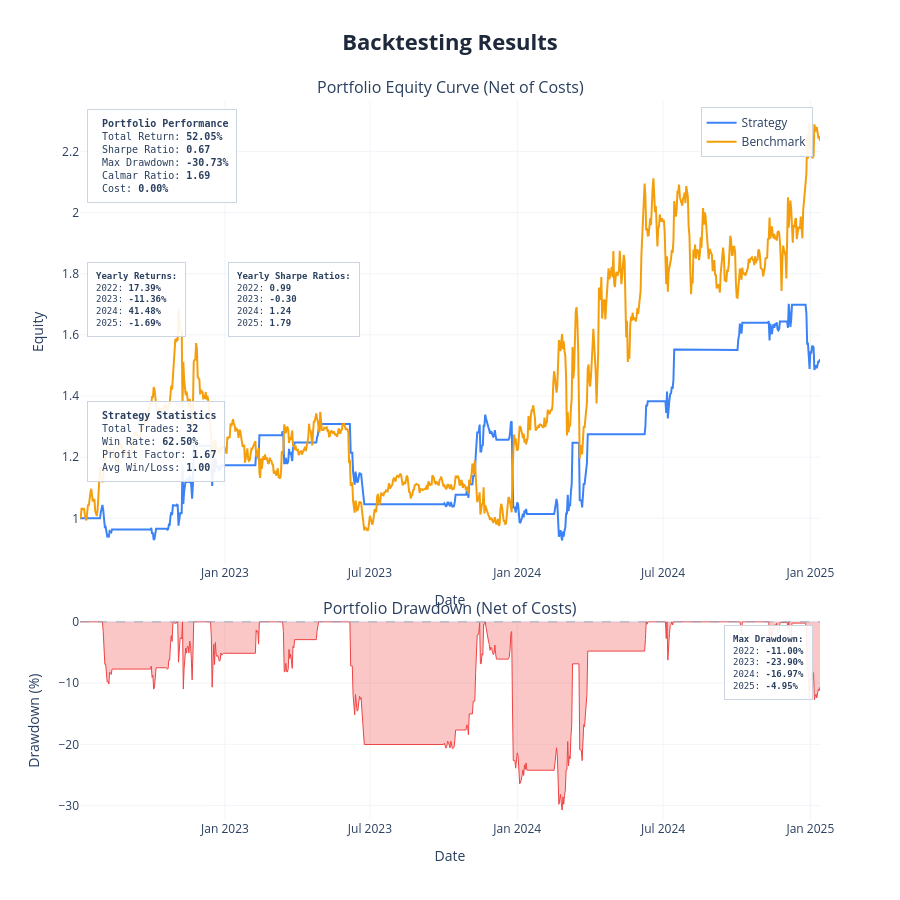

The cell this chart's notebook holds for it:
### Markdown cell above
---
## Backtest

| Parameter | Options | Default |
|---|---|---|
| `cost` | Cost per trade as decimal — `0.001` = 0.1% | `0.0` |
| `show_plot` | `True` / `False` | `True` |
| `save_html` | Filename string or `None` | `None` |
| `show_trades` | Overlay entry/exit markers on price chart | `False` |
| `benchmark_data` | DataFrame with `Close` column for buy & hold comparison | same asset |

### Code cell
results = backtest(
    data=pair_df,
    cost=0.0,
    show_plot=True,
    save_html=None,
    show_trades=False,
    benchmark_data=None
)

print(f"Pair: {Y} vs {X}")
print(f"Return        {results['total_return']*100:>8.2f}%")
print(f"Sharpe        {results['sharpe_ratio']:>8.2f}")
print(f"Max Drawdown  {results['max_drawdown']*100:>8.2f}%")
print(f"Calmar        {results['calmar_ratio']:>8.2f}")
print(f"Trades        {results['num_trades']:>8}")
print(f"Win Rate      {results['win_rate']*100:>8.2f}%")
print(f"Profit Factor {results['profit_factor']:>8.2f}")

### Figure 1 — Plotly figure (JSON) as saved in the notebook; plotly's stock layout.template omitted (floating-point values rounded to 4 significant figures; data arrays with more than 128 entries replaced by an {"elided": "..."} marker saying what was removed)
{"data": [{"hovertemplate": "<b>Strategy</b><br>Date: %{x}<br>Equity: %{y:.4f}<extra></extra>", "line": {"color": "#3b82f6", "width": 2}, "mode": "lines", "name": "Strategy", "type": "scatter", "x": {"elided": "925 str values"}, "xaxis": "x", "y": {"elided": "925 float values"}, "yaxis": "y"}, {"hovertemplate": "<b>Benchmark</b><br>Date: %{x}<br>Equity: %{y:.4f}<extra></extra>", "line": {"color": "#f59e0b", "width": 2}, "mode": "lines", "name": "Benchmark", "type": "scatter", "x": {"elided": "925 str values"}, "xaxis": "x", "y": {"elided": "925 float values"}, "yaxis": "y"}, {"fill": "tozeroy", "fillcolor": "rgba(239, 68, 68, 0.3)", "hovertemplate": "<b>Drawdown</b><br>Date: %{x}<br>Drawdown: %{y:.2f}%<extra></extra>", "line": {"color": "#ef4444", "width": 1}, "mode": "lines", "name": "Drawdown", "showlegend": false, "type": "scatter", "x": {"elided": "925 str values"}, "xaxis": "x2", "y": {"elided": "925 float values"}, "yaxis": "y2"}], "layout": {"annotations": [{"font": {"size": 16}, "showarrow": false, "text": "Portfolio Equity Curve (Net of Costs)", "x": 0.5, "xanchor": "center", "xref": "paper", "y": 1, "yanchor": "bottom", "yref": "paper"}, {"font": {"size": 16}, "showarrow": false, "text": "Portfolio Drawdown (Net of Costs)", "x": 0.5, "xanchor": "center", "xref": "paper", "y": 0.276, "yanchor": "bottom", "yref": "paper"}, {"align": "left", "bgcolor": "rgba(255, 255, 255, 0.9)", "bordercolor": "#cbd5e1", "borderpad": 8, "borderwidth": 1, "font": {"family": "monospace", "size": 10}, "showarrow": false, "text": "\n<b>Portfolio Performance</b><br>\nTotal Return: <b>52.05%</b><br>\nSharpe Ratio: <b>0.67</b><br>\nMax Drawdown: <b>-30.73%</b><br>\nCalmar Ratio: <b>1.69</b><br>\nCost: <b>0.00%</b>\n", "x": 0.01, "xanchor": "left", "xref": "x domain", "y": 0.98, "yanchor": "top", "yref": "y domain"}, {"align": "left", "bgcolor": "rgba(255, 255, 255, 0.9)", "bordercolor": "#cbd5e1", "borderpad": 8, "borderwidth": 1, "font": {"family": "monospace", "size": 9}, "showarrow": false, "text": "<b>Yearly Returns:</b><br>2022: <b>17.39%</b><br>2023: <b>-11.36%</b><br>2024: <b>41.48%</b><br>2025: <b>-1.69%</b><br>", "x": 0.01, "xanchor": "left", "xref": "x domain", "y": 0.65, "yanchor": "top", "yref": "y domain"}, {"align": "left", "bgcolor": "rgba(255, 255, 255, 0.9)", "bordercolor": "#cbd5e1", "borderpad": 8, "borderwidth": 1, "font": {"family": "monospace", "size": 9}, "showarrow": false, "text": "<b>Yearly Sharpe Ratios:</b><br>2022: <b>0.99</b><br>2023: <b>-0.30</b><br>2024: <b>1.24</b><br>2025: <b>1.79</b><br>", "x": 0.2, "xanchor": "left", "xref": "x domain", "y": 0.65, "yanchor": "top", "yref": "y domain"}, {"align": "left", "bgcolor": "rgba(255, 255, 255, 0.9)", "bordercolor": "#cbd5e1", "borderpad": 8, "borderwidth": 1, "font": {"family": "monospace", "size": 10}, "showarrow": false, "text": "\n<b>Strategy Statistics</b><br>\nTotal Trades: <b>32</b><br>\nWin Rate: <b>62.50%</b><br>\nProfit Factor: <b>1.67</b><br>\nAvg Win/Loss: <b>1.00</b>\n", "x": 0.01, "xanchor": "left", "xref": "x domain", "y": 0.35, "yanchor": "top", "yref": "y domain"}, {"align": "left", "bgcolor": "rgba(255, 255, 255, 0.9)", "bordercolor": "#cbd5e1", "borderpad": 8, "borderwidth": 1, "font": {"family": "monospace", "size": 9}, "showarrow": false, "text": "<b>Max Drawdown:</b><br>2022: <b>-11.00%</b><br>2023: <b>-23.90%</b><br>2024: <b>-16.97%</b><br>2025: <b>-4.95%</b><br>", "x": 0.99, "xanchor": "right", "xref": "x2 domain", "y": 0.98, "yanchor": "top", "yref": "y2 domain"}], "height": 900, "hovermode": "x unified", "legend": {"bgcolor": "rgba(255,255,255,0.9)", "bordercolor": "#cbd5e1", "borderwidth": 1, "x": 0.99, "xanchor": "right", "y": 0.99, "yanchor": "top"}, "shapes": [{"line": {"color": "#94a3b8", "dash": "dash", "width": 1}, "type": "line", "x0": 0, "x1": 1, "xref": "x2 domain", "y0": 0, "y1": 0, "yref": "y2"}], "showlegend": true, "title": {"font": {"color": "#1E293B", "size": 22}, "text": "<b>Backtesting Results</b>", "x": 0.5, "xanchor": "center"}, "xaxis": {"anchor": "y", "domain": [0, 1], "gridcolor": "#f1f5f9", "gridwidth": 1, "showgrid": true, "title": {"text": "Date"}}, "xaxis2": {"anchor": "y2", "domain": [0, 1], "gridcolor": "#f1f5f9", "gridwidth": 1, "showgrid": true, "title": {"text": "Date"}}, "yaxis": {"anchor": "x", "domain": [0.356, 1], "gridcolor": "#f1f5f9", "gridwidth": 1, "showgrid": true, "title": {"text": "Equity"}}, "yaxis2": {"anchor": "x2", "domain": [0, 0.276], "gridcolor": "#f1f5f9", "gridwidth": 1, "showgrid": true, "title": {"text": "Drawdown (%)"}}}}
